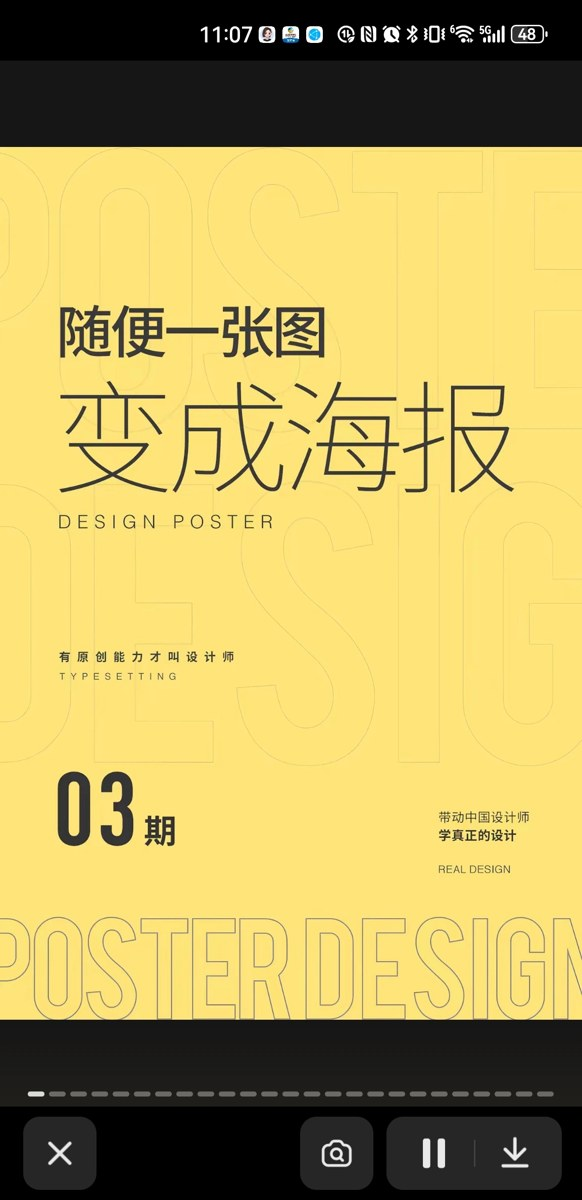
#> input picture references/samples/S-03b.jpg, 582 x 1200 px
$ python extract_palette.py ../references/samples/S-03b.jpg
#> lines starting #> are read from the running program, lines starting #| are printed output that depends on the picture
#> in main, img is the input picture: PIL image 582x1200 RGB; mean R, G, B 184.8, 166.5, 92.5
#!/usr/bin/env python3
"""从设计图中提取主色板，供沉淀规则时获取精确色值。

用法:
    python3 extract_palette.py <图片路径> [--k 6]

输出: 按面积占比从大到小输出 hex 色值与占比。模型再结合目测判断主色/辅色/强调色/中性色。
依赖: Pillow（缺失时输出提示，不阻塞流程，可退回目测近似值）。
兼容: Pillow >= 11 用 get_flattened_data；旧版回退 getdata（Pillow 14 起移除）。
"""
import argparse
import sys
from collections import Counter

try:
    from PIL import Image
except ImportError:
    print("Pillow 未安装，无法提取精确色值；改用目测近似值并在条目中标注「近似」。", file=sys.stderr)
    sys.exit(2)


def rgb_to_hex(rgb):
    return "#{:02x}{:02x}{:02x}".format(*rgb)


def quantize(img, k):
    img = img.convert("RGB").resize((200, 200))
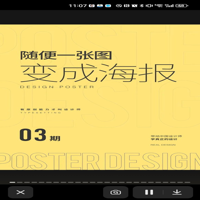
#> img: PIL image 200x200 RGB; mean R, G, B 184.7, 166.5, 92.5
    q = img.quantize(colors=k, method=Image.FASTOCTREE).convert("RGB")
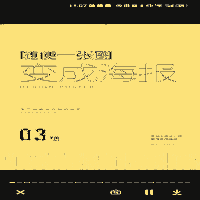
#> q: PIL image 200x200 RGB; mean R, G, B 186.7, 168.2, 92.8
    if hasattr(q, "get_flattened_data"):
        pixels = q.get_flattened_data()
    else:
        pixels = q.getdata()
    colors = Counter(pixels)
#> colors = {(18, 18, 17): 10455, (100, 96, 83): 479, (252, 226, 121): 27226, (249, 228, 130): 639, (164, 150, 90): 810, (203, 184, 108): 391}
    total = sum(colors.values())
#> total = 40000
    return [(rgb_to_hex(c), n / total) for c, n in colors.most_common(k)]


def main():
    ap = argparse.ArgumentParser(description="提取设计图主色板")
    ap.add_argument("image", help="图片路径")
    ap.add_argument("--k", type=int, default=6, help="返回颜色数量，默认 6")
    args = ap.parse_args()

    try:
        img = Image.open(args.image)
    except Exception as e:  # noqa: BLE001
        print(f"无法打开图片 {args.image}: {e}", file=sys.stderr)
        sys.exit(2)

    for hex_, frac in quantize(img, args.k):
        print(f"{hex_}  {frac * 100:.1f}%")
#> this loop made 6 passes
#> (hex_, frac) on passes 1 to 6: ('#fce279', 0.681), ('#121211', 0.261), ('#a4965a', 0.0203), ('#f9e482', 0.016), ('#646053', 0.012), ('#cbb86c', 0.00978)
#| #fce279  68.1%
#| #121211  26.1%
#| #a4965a  2.0%
#| #f9e482  1.6%
#| #646053  1.2%
#| #cbb86c  1.0%


if __name__ == "__main__":
    main()

$ run again, on references/samples/S-13b.jpg
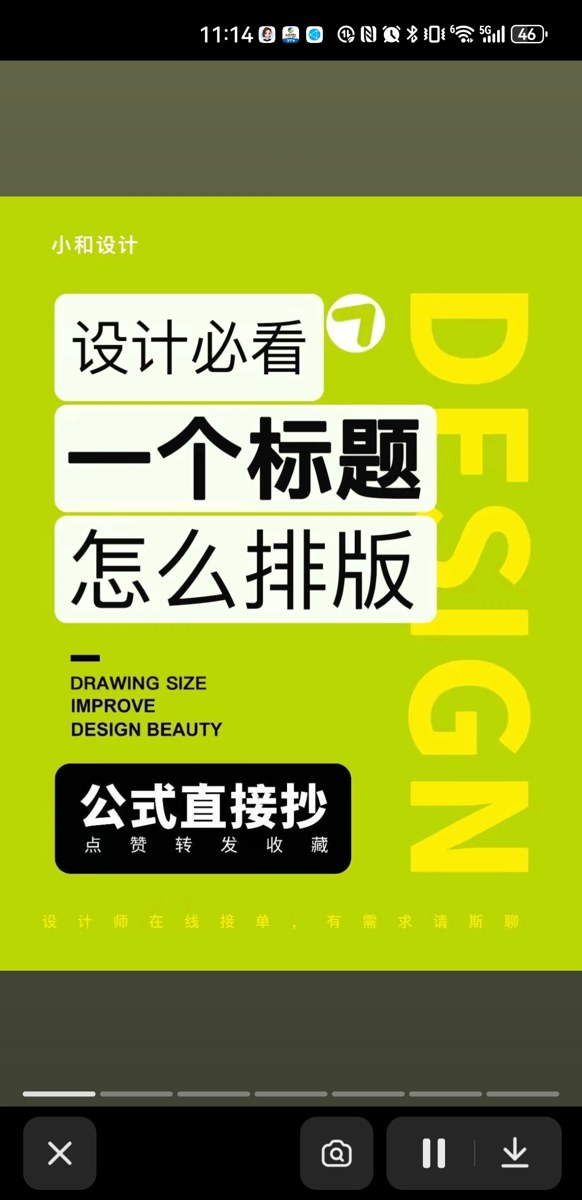
#> input picture references/samples/S-13b.jpg, 582 x 1200 px
#> in main, img is the input picture: PIL image 582x1200 RGB; mean R, G, B 138.8, 150.9, 52.1
#> in quantize, `img = img.convert("RGB").resize((200, 200))`:
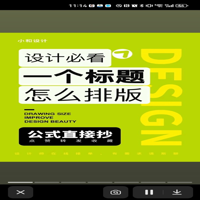
#> img: PIL image 200x200 RGB; mean R, G, B 138.9, 150.8, 52.2
#> in quantize, `q = img.quantize(colors=k, method=Image.FASTOCTREE).convert("RGB")`:
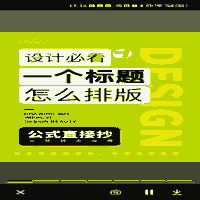
#> q: PIL image 200x200 RGB; mean R, G, B 139.8, 152.7, 46.1
#> colors = {(12, 12, 11): 7028, (95, 99, 74): 5203, (185, 214, 3): 15998, (244, 249, 236): 4600, (66, 69, 52): 4429, (233, 231, 7): 2742}
#> total = 40000
#> the loop in main, `for hex_, frac in quantize(img, args.k):` made 6 passes
#> (hex_, frac) on passes 1 to 6: ('#b9d603', 0.4), ('#0c0c0b', 0.176), ('#5f634a', 0.13), ('#f4f9ec', 0.115), ('#424534', 0.111), ('#e9e707', 0.0685)
#> (printed output is left out)
